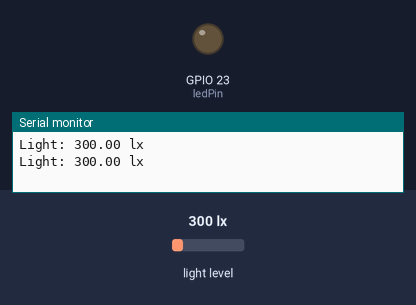
This sketch was run on a simulated ESP32. Parts: output pins drawn as LEDs (lit = HIGH), the last lines printed to the serial monitor. The inputs (shaded band) are chosen by the test bench; at power-on: light level 300 lx.

Above: at 1.8 s.
1.9 s: light level set to 211 lx
3.4 s: light level set to 185 lx
At 4.3 s:
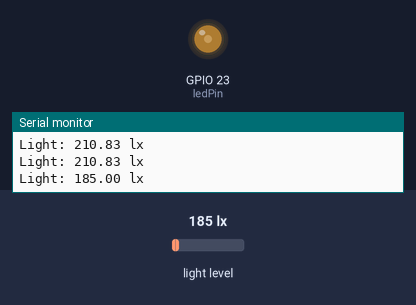
5.5 s: light level set to 52 lx
7.2 s: light level set to 45 lx
At 8.6 s:
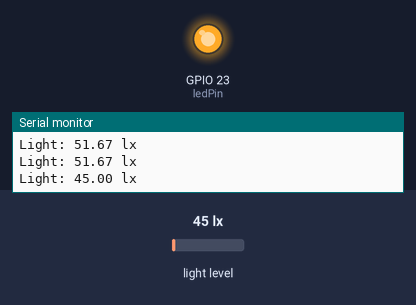
Timing chart, 0 to 10.2 s (numbered marks = the images above; inputs shaded):
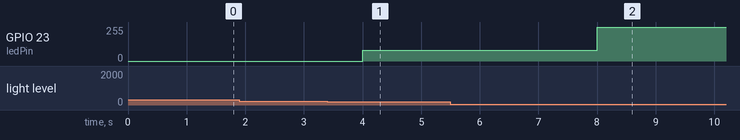

The sketch:

Lux_led.ino
```cpp
#include <Wire.h>
#include <BH1750.h>

BH1750 lightMeter;

const int ledPin = 23;
const int pwmChannel = 0;

const int lowThreshold = 50;     // Lux value below which LED is fully ON
const int highThreshold = 200;   // Lux value above which LED is OFF

void setup() {
  Serial.begin(115200);

  Wire.begin(21, 22);  // SDA = 21, SCL = 22
  lightMeter.begin(BH1750::CONTINUOUS_HIGH_RES_MODE);

  // PWM setup on ESP32
  ledcSetup(pwmChannel, 5000, 8);        // 5 kHz PWM, 8-bit resolution (0-255)
  ledcAttachPin(ledPin, pwmChannel);     // Attach GPIO 23 to PWM
}

void loop() {
  float lux = lightMeter.readLightLevel();
  Serial.print("Light: ");
  Serial.print(lux);
  Serial.println(" lx");

  if (lux < lowThreshold) {
    ledcWrite(pwmChannel, 255);  // Full brightness
  }
  else if (lux >= lowThreshold && lux <= highThreshold) {
    ledcWrite(pwmChannel, 80);   // Dimmed
  }
  else {
    ledcWrite(pwmChannel, 0);    // Off
  }

  delay(1000);
}
```

Measured:
- the behaviour switches between 201 and 200 lx on light level (found by bisection; images 0 and 1)
- the behaviour switches between 50 and 49 lx on light level (found by bisection; images 1 and 2)
- after the input at 3.4 s, GPIO 23 (ledPin): 0/255 → 80/255 after 0.60 s
- after the input at 7.2 s, GPIO 23 (ledPin): 80/255 → 255/255 after 0.81 s
